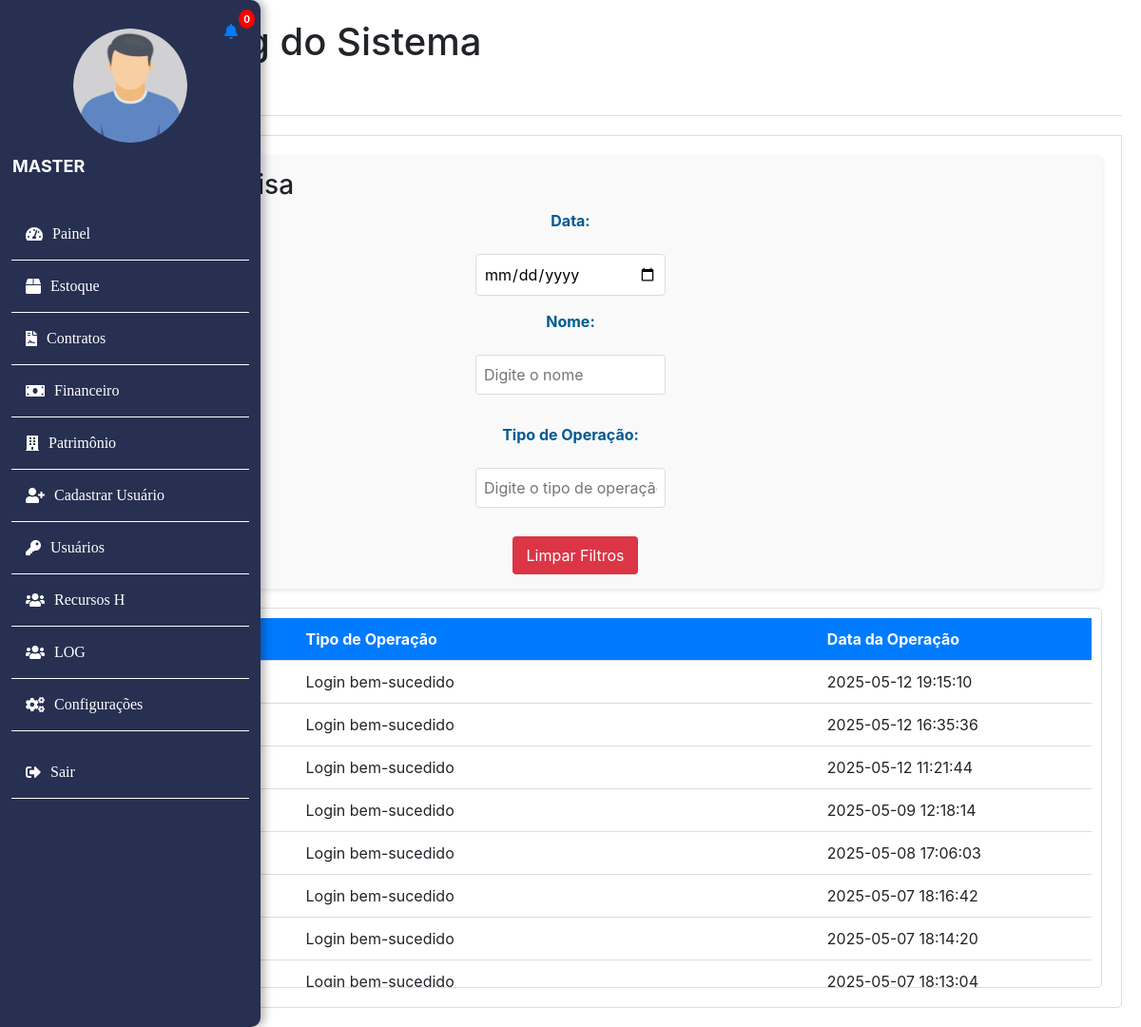
Before: /log.php (signed in) with the older database file.
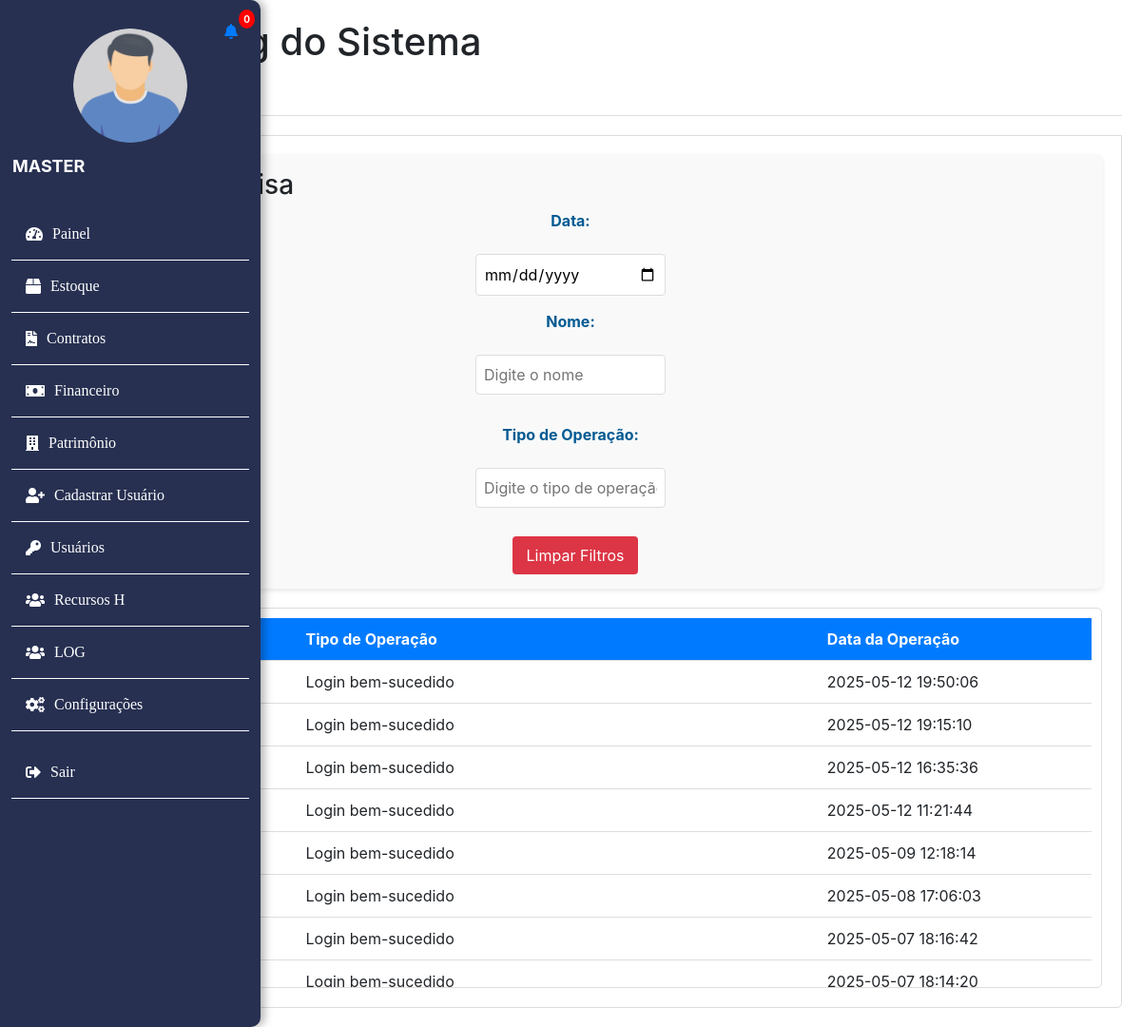
After: the same page with the newer database file.
### tables this page shows
CREATE TABLE `log_eventos` (
  `id` int(11) NOT NULL,
  `matricula` varchar(255) NOT NULL,
  `tipo_operacao` varchar(255) NOT NULL,
  `data_operacao` timestamp NOT NULL DEFAULT current_timestamp()
);

### log.php (the view, shortened to what this page needs)
<?php
include 'banco.php';
$query = "SELECT * FROM log_eventos ORDER BY data_operacao DESC";
$resultado = $con->query($query);
include 'header.php';
?>
<!DOCTYPE html>
<html lang="pt-br">
<head>
    <link rel="stylesheet" href="style.css">
    <link rel="stylesheet" href="./src/style/log.css">
</head>
<body>
    <div class="container">
        <h1>Logs e Debug do Sistema</h1>
        <div class="tabs">
            <div class="tab-button active" data-tab="logs">Logs</div>
            <div class="tab-button" data-tab="debug">Debug</div>
        </div>
        <div class="tab-content active" id="logs">
            <div class="filter-container">
                <h3>Filtros de Pesquisa</h3>
                <form id="filterForm">
                    <label for="data_operacao">Data:</label>
                    <input type="date" id="data_operacao" name="data_operacao">
                    <label for="matricula">Nome:</label>
                    <input type="text" id="matricula" name="matricula" placeholder="Digite o nome">
                    <label for="tipo_operacao">Tipo de Operação:</label>
                    <input type="text" id="tipo_operacao" name="tipo_operacao" placeholder="Digite o tipo de operação">
                    <button type="button" class="btn-clear" id="clearFilters">Limpar Filtros</button>
                </form>
            </div>
            <div class="log-table-container" id="logTableContainer">
                <table id="logTable">
                    <thead>
                        <tr>
                            <th>ID</th>
                            <th>Usuário</th>
                            <th>Tipo de Operação</th>
                            <th>Data da Operação</th>
                        </tr>
                    </thead>
                    <tbody>
                        <?php
                        while ($row = $resultado->fetch_assoc()) {
                            echo "<tr>";
                            echo "<td>" . htmlspecialchars($row['id']) . "</td>";
                            echo "<td>" . htmlspecialchars($row['matricula']) . "</td>";
                            echo "<td>" . htmlspecialchars($row['tipo_operacao']) . "</td>";
                            echo "<td>" . htmlspecialchars($row['data_operacao']) . "</td>";
                            echo "</tr>";
                        }
                        ?>
                    </tbody>
                </table>
            </div>
        </div>
    </div>
</body>
</html>

### header.php (shortened to what this page needs)
<?php
require_once 'bancoo.php';
try {
    $username = $_SESSION['username'];
    $setor = $_SESSION['setor'];
    $fotoBasePath = 'uploads/';
    $query = $pdo->prepare("SELECT foto FROM usuario WHERE username = :username");
    $query->bindParam(':username', $username, PDO::PARAM_STR);
    $query->execute();
    $result = $query->fetch(PDO::FETCH_ASSOC);
    $foto = (!empty($result['foto']) && file_exists($fotoBasePath . $result['foto']))
        ? $fotoBasePath . $result['foto']
        : $fotoBasePath . 'man.png';
    $menuItens = [];
    switch ($setor) {
        case 'administrador':
            $menuItens = [
                ['link' => 'painel.php', 'nome' => 'Painel', 'icon' => 'tachometer-alt'],
                ['link' => 'homeestoque.php', 'nome' => 'Estoque', 'icon' => 'box'],
                ['link' => 'homecontratos.php', 'nome' => 'Contratos', 'icon' => 'file-contract'],
                ['link' => 'homefinanceiro.php', 'nome' => 'Financeiro', 'icon' => 'money-bill'],
                ['link' => 'homepatrimonio.php', 'nome' => 'Patrimônio', 'icon' => 'building'],
                ['link' => 'cadastro_usuario.php', 'nome' => 'Cadastrar Usuário', 'icon' => 'user-plus'],
                ['link' => 'gerenciarpermissao.php', 'nome' => 'Usuários', 'icon' => 'key'],
                ['link' => 'homeRh.php', 'nome' => 'Recursos H', 'icon' => 'users'],
                ['link' => 'log.php', 'nome' => 'LOG', 'icon' => 'users'],
                ['link' => 'configuracao.php', 'nome' => 'Configurações', 'icon' => 'cogs'],
            ];
            break;
    }
} catch (PDOException $e) {
    die("Erro ao acessar as informações do usuário: " . $e->getMessage());
}
?>
<?php
$setor = $_SESSION['setor'];
$host = 'localhost';
$dbname = 'gm_sicbd';
$user = 'root';
$password = '';
try {
    $pdo = new PDO("mysql:host=$host;dbname=$dbname", $user, $password);
    $pdo->setAttribute(PDO::ATTR_ERRMODE, PDO::ERRMODE_EXCEPTION);
    if ($setor == 'administrador') {
        $query = "SELECT id, mensagem FROM notificacoes WHERE situacao = 'nao lida' ORDER BY data_criacao DESC";
        $stmt = $pdo->query($query);
        $notifications = $stmt->fetchAll(PDO::FETCH_ASSOC);
        $unreadCount = count($notifications);
    } elseif ($setor == 'estoque') {
        $query = "SELECT id, mensagem FROM notificacoes WHERE situacao = 'nao lida' AND (setor = 'estoque' OR setor = 'administrador') ORDER BY data_criacao DESC";
        $stmt = $pdo->query($query);
        $notifications = $stmt->fetchAll(PDO::FETCH_ASSOC);
        $unreadCount = count($notifications);
    } elseif ($setor == 'contratos') {
        $query = "SELECT id, mensagem FROM notificacoes WHERE situacao = 'nao lida' AND (setor = 'contratos' OR setor = 'administrador') ORDER BY data_criacao DESC";
        $stmt = $pdo->query($query);
        $notifications = $stmt->fetchAll(PDO::FETCH_ASSOC);
        $unreadCount = count($notifications);
    } elseif ($setor == 'financeiro') {
        $query = "SELECT id, mensagem FROM notificacoes WHERE situacao = 'nao lida' AND (setor = 'financeiro' OR setor = 'administrador') ORDER BY data_criacao DESC";
        $stmt = $pdo->query($query);
        $notifications = $stmt->fetchAll(PDO::FETCH_ASSOC);
        $unreadCount = count($notifications);
    } else {
        $unreadCount = 0;
        $notifications = [];
    }
} catch (PDOException $e) {
    echo "Erro ao conectar ao banco de dados: " . $e->getMessage();
}
?>
<!DOCTYPE html>
<html lang="pt-br">
<head>
    <link rel="stylesheet" href="src/style/lateral-menu.css">
    <link rel="stylesheet" href="https://stackpath.bootstrapcdn.com/bootstrap/4.5.2/css/bootstrap.min.css">
    <link rel="stylesheet" href="https://cdnjs.cloudflare.com/ajax/libs/font-awesome/5.15.3/css/all.min.css">
    <link rel="stylesheet" href="https://cdnjs.cloudflare.com/ajax/libs/font-awesome/5.15.4/css/all.min.css">
<link rel="stylesheet" href="https://stackpath.bootstrapcdn.com/bootstrap/4.5.2/css/bootstrap.min.css">
</head>
<body>
    <div class="wrapper">
        <nav id="sidebar" class="active">
<li class="nav-item">
    <a class="nav-link" href="#" id="notificacaoLink" data-toggle="dropdown" aria-haspopup="true" aria-expanded="false">
        <i class="fa fa-bell"></i>
        <span class="badge badge-danger" id="notificationCount"><?= $unreadCount ?></span>
    </a>
</li>
            <div class="profile-section">
                <a href="#" data-toggle="modal" data-target="#perfilModal">
                    <img src="<?= htmlspecialchars(!empty($foto) ? $foto : '/default.png') ?>" alt="Perfil" class="rounded-circle">
                    <p><?= htmlspecialchars($username) ?></p>
                </a>
            </div>
            <ul class="list-unstyled components">
                <?php foreach ($menuItens as $item): ?>
                    <li>
                        <a href="<?= htmlspecialchars($item['link']) ?>">
                            <i class="fa fa-<?= htmlspecialchars($item['icon']) ?>"></i>
                            <span class="menu-text"><?= htmlspecialchars($item['nome']) ?></span>
                        </a>
                    </li>
                <?php endforeach; ?>
            </ul>
            <ul class="list-unstyled components">
                <li class="exit-btn">
                    <a href="sair.php" class="exit-btn-link">
                        <i class="fa fa-sign-out-alt exit-icon"></i>
                        <span>Sair</span>
                    </a>
                </li>
            </ul>
        </nav>
    </div>
</body>
</html>

### src/style/lateral-menu.css (style rules this page uses)
#sidebar { background: #273051; color: white; padding: 30px 12px; position: fixed; height: 100%; top: 0; left: 0; box-shadow: 4px 0 10px rgba(0, 0, 0, 0.3); display: flex; flex-direction: column; align-items: center; z-index: 1000; border-radius: 0px 10px 10px 0px; transition: width 0.5s ease, transform 0.3s ease-in-out; }
.nav-item { position: absolute; left: 220px; top: 13px; }
#sidebar .badge { position: absolute; top: -3px; right: -2px; background-color: #ff0000; color: white; padding: 5px; border-radius: 50%; font-size: 10px; z-index: 1060; }
#sidebar .profile-section, #sidebar .menu-item { width: 100%; text-align: center; overflow: hidden; white-space: normal; text-overflow: ellipsis; }
#sidebar .profile-section { margin-bottom: 30px; }
#sidebar .profile-section img { width: 120px; height: 120px; border-radius: 50%; margin-bottom: 10px; object-fit: cover; }
#sidebar .profile-section p { font-size: 18px; font-weight: bold; color: white; }
#sidebar .profile-section a { text-decoration: none; }
.list-unstyled { width: 250px; padding-left: 0; list-style: none; font-family: cursive; }
#sidebar .components li { padding: 10px; border-bottom: 1px solid white; transition: background-color 0.3s ease, padding-left 0.3s ease; }
#sidebar .components li a { color: white; text-decoration: none; display: flex; align-items: center; padding: 5px 5px; position: relative; border-radius: 5px; transition: padding-left 0.3s ease, background-color 0.3s ease; }
#sidebar .components li a i { margin-right: 10px; transition: transform 0.3s ease, color 0.3s ease; }
#sidebar .components li a span { transition: opacity 0.3s ease-in-out; }
.nav-item::marker { content: none; }

### RH/crachaa/publico/css/style.css (style rules this page uses)
label { color: #005A92; font-size: bolder; }
.text1, p { display: grid; margin: 1px; text-align: start; gap: 2px; }

### src/style/log.css (style rules this page uses)
.log-table-container { max-height: 500px; overflow-y: auto; border: 1px solid #ccc; padding: 10px; }
table { width: 100%; border-collapse: collapse; }
th, td { padding: 8px; text-align: left; border-bottom: 1px solid #ddd; }
th { background-color: #f2f2f2; }
.filter-container { margin-bottom: 20px; }
.btn-clear { margin-left: 10px; padding: 6px 12px; background-color: #f44336; color: white; border: none; cursor: pointer; }
form { display: flex; flex-direction: column; }
input[type="text"], input[type="email"], textarea, select { padding: 10px; margin-bottom: 15px; border: 1px solid #ddd; border-radius: 4px; font-size: 1rem; width: 100%; box-sizing: border-box; }

### log.php (style rules this page uses)
.tabs { display: flex; border-bottom: 1px solid #ddd; margin-bottom: 20px; }
.tab-button { padding: 10px 20px; cursor: pointer; background: #f4f4f4; border: 1px solid #ddd; border-bottom: none; border-radius: 5px 5px 0 0; margin-right: 5px; transition: background 0.3s; }
.tab-button.active { background: #fff; font-weight: bold; }
.tab-content { display: none; padding: 20px; background: #fff; border: 1px solid #ddd; border-radius: 0 0 5px 5px; }
.tab-content.active { display: block; }
.container { max-width: 1200px; margin: 0 auto; padding: 20px; }
.filter-container { margin-bottom: 20px; padding: 15px; background: #f9f9f9; border-radius: 5px; box-shadow: 0 2px 5px rgba(0,0,0,0.1); }
.filter-container h3 { margin-top: 0; }
.filter-container form { display: flex; flex-wrap: wrap; gap: 15px; align-items: center; }
.filter-container label { font-weight: bold; }
.filter-container input { padding: 8px; border: 1px solid #ddd; border-radius: 4px; width: 200px; }
.btn-clear { background: #dc3545; color: #fff; border: none; padding: 8px 15px; border-radius: 4px; cursor: pointer; }
.log-table-container { max-height: 400px; overflow-y: auto; border: 1px solid #ddd; border-radius: 5px; }
#logTable { width: 100%; border-collapse: collapse; }
#logTable th, #logTable td { padding: 10px; border-bottom: 1px solid #ddd; text-align: left; }
#logTable th { background: #007bff; color: #fff; position: sticky; top: 0; z-index: 1; }

Changed rows visible on the page:
no longer on this page (row unchanged): log_eventos: tipo_operacao "Login bem-sucedido", data_operacao "2025-05-07 18:13:04"
added log_eventos: tipo_operacao "Login bem-sucedido", data_operacao "2025-05-12 19:50:06"
